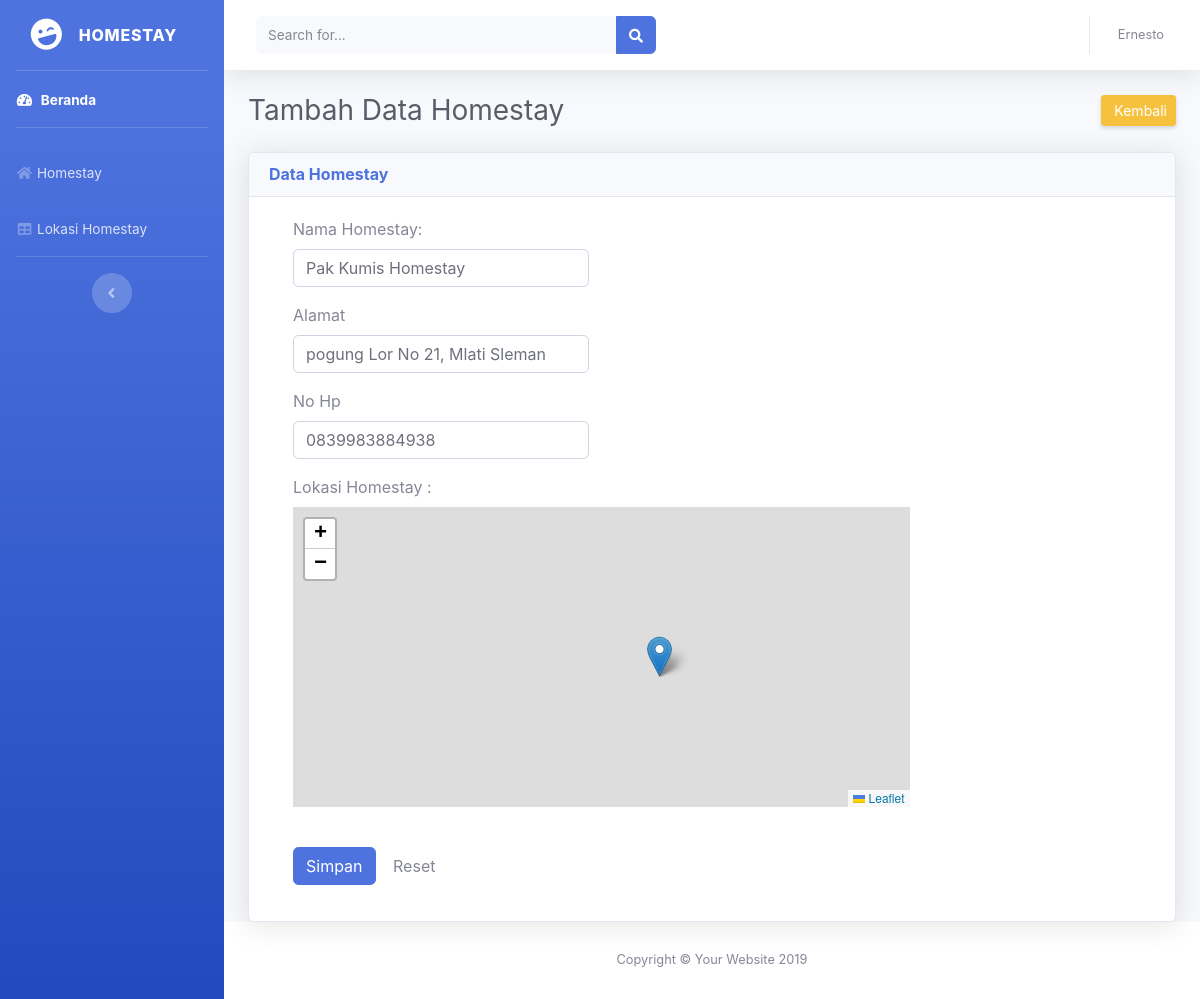
/admin/index.php?halaman=homestay&aksi=edit_homestay&id=4, run on the app's committed database.
### tables this page shows
CREATE TABLE `tb_homestay` (
  `id_homestay` int(11) NOT NULL,
  `nama` varchar(100) NOT NULL,
  `alamat` text NOT NULL,
  `no_hp` varchar(13) NOT NULL,
  `lat` varchar(55) NOT NULL,
  `lng` varchar(55) NOT NULL
);

### admin/page/hal_ubah_homestay.php (the view, shortened to what this page needs)
<?php
include "../koneksi/koneksi.php";
$id = @$_GET['id'];
$sql = mysqli_query ($koneksi, "select * from tb_homestay where id_homestay='$id'");
$result = $sql->fetch_assoc();
    ?>
<div class="container-fluid">
          <div class="d-sm-flex align-items-center justify-content-between mb-4">
            <h1 class="h3 mb-0 text-gray-800">Tambah Data Homestay</h1>
            <a href="?halaman=homestay" class="d-none d-sm-inline-block btn btn-sm btn-warning shadow-sm"><i class="fas fa-back fa-sm text-white-50"></i> Kembali</a>
          </div>
          <div class="row">
            <div class="col-xl-12 col-lg-7">
              <div class="card shadow mb-12">
                <div class="card-header py-12">
                  <h6 class="m-0 font-weight-bold text-primary">Data Homestay</h6>
                </div>
                <div class="card-body">
                <div class="col-md-9">
    <form class="form-horizontal" id="form" action="" method="post" enctype="multipart/form-data">
          <div class="form-group has-feedback">
            <div class="col-md-12">
                <label>Nama Homestay:</label>
            </div>
            <div class="col-sm-6">
              <input type="text" class="form-control" name="nama" value="<?php echo $result['nama'];?>" required>
            </div>
          </div>
          <div class="form-group has-feedback">
            <div class="col-md-12">
                <label> Alamat </label>
            </div>
            <div class="col-sm-6">
              <input type="text" class="form-control" name="alamat" value="<?php echo $result['alamat'];?>"  required>
            </div>
          </div>
          <div class="form-group has-feedback">
            <div class="col-md-12">
                <label>No Hp</label>
            </div>
            <div class="col-sm-6">
              <input type="text" class="form-control" name="no_hp" value="<?php echo $result['no_hp'];?>" maxlength="13"  required>
            </div>
          </div>
          <div class="form-group has-feedback">
            <div class="col-md-12">
                <label> Lokasi Homestay :</label>
            </div>
            <div class="col-sm-12">
              <div id="mapid" style="height: 300px"></div>
              <br>
            </div>
          </div>
          <div class="form-group">
            <div class="col-sm-offset-4 col-sm-6">
              <input type="submit"  class="btn btn-primary"  name="kirim" value="Simpan">
              <input type="reset"   class="btn btn-default"  nama="reset" value="Reset">
            </div>
          </div>
    </form>
</div>
                </div>
              </div>
            </div>
          </div>
        </div>

### data on the page
tb_homestay: nama "Pak Kumis Homestay", alamat "pogung Lor No 21, Mlati Sleman", no_hp "0839983884938"
